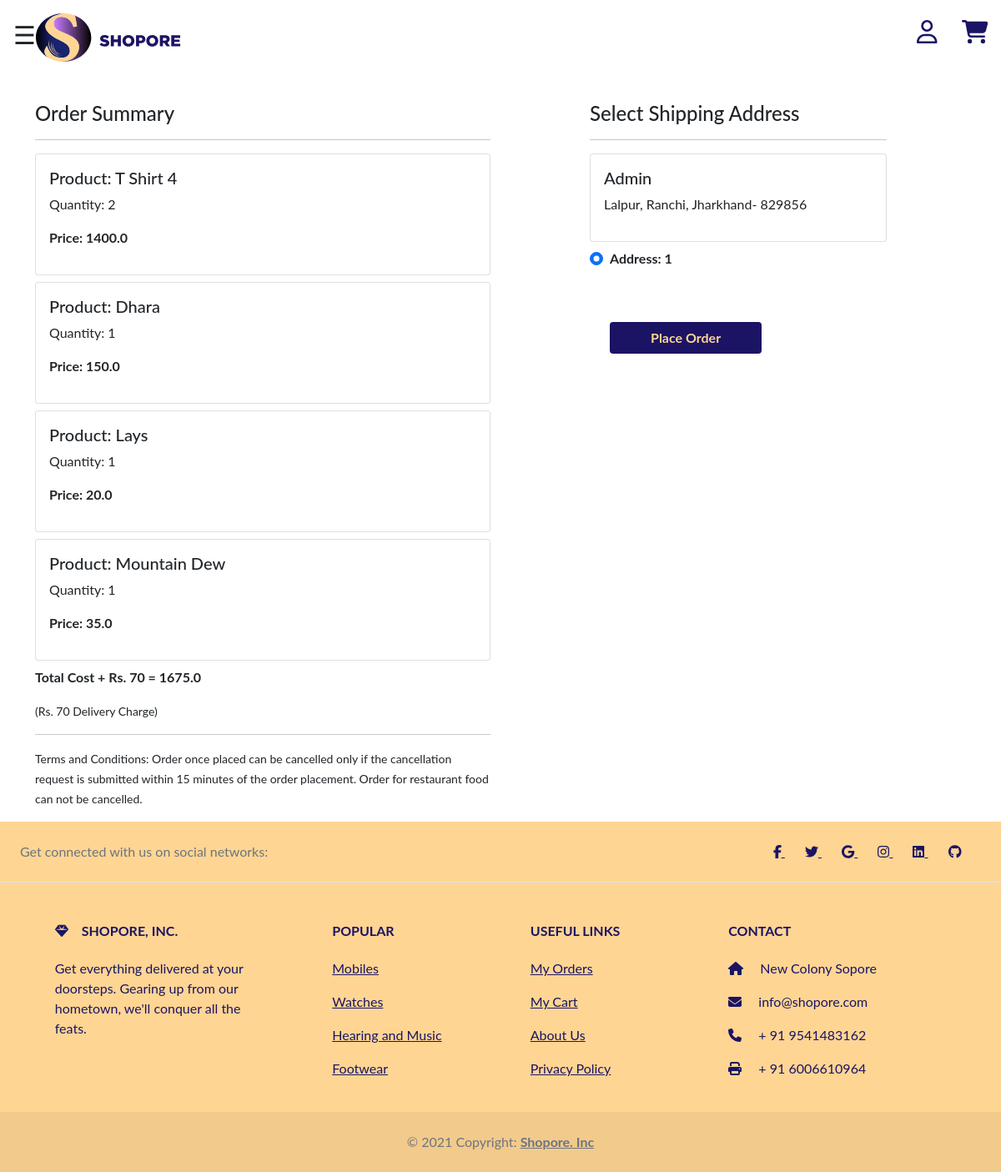
The page /checkout/ (signed in) on the database as committed earlier.
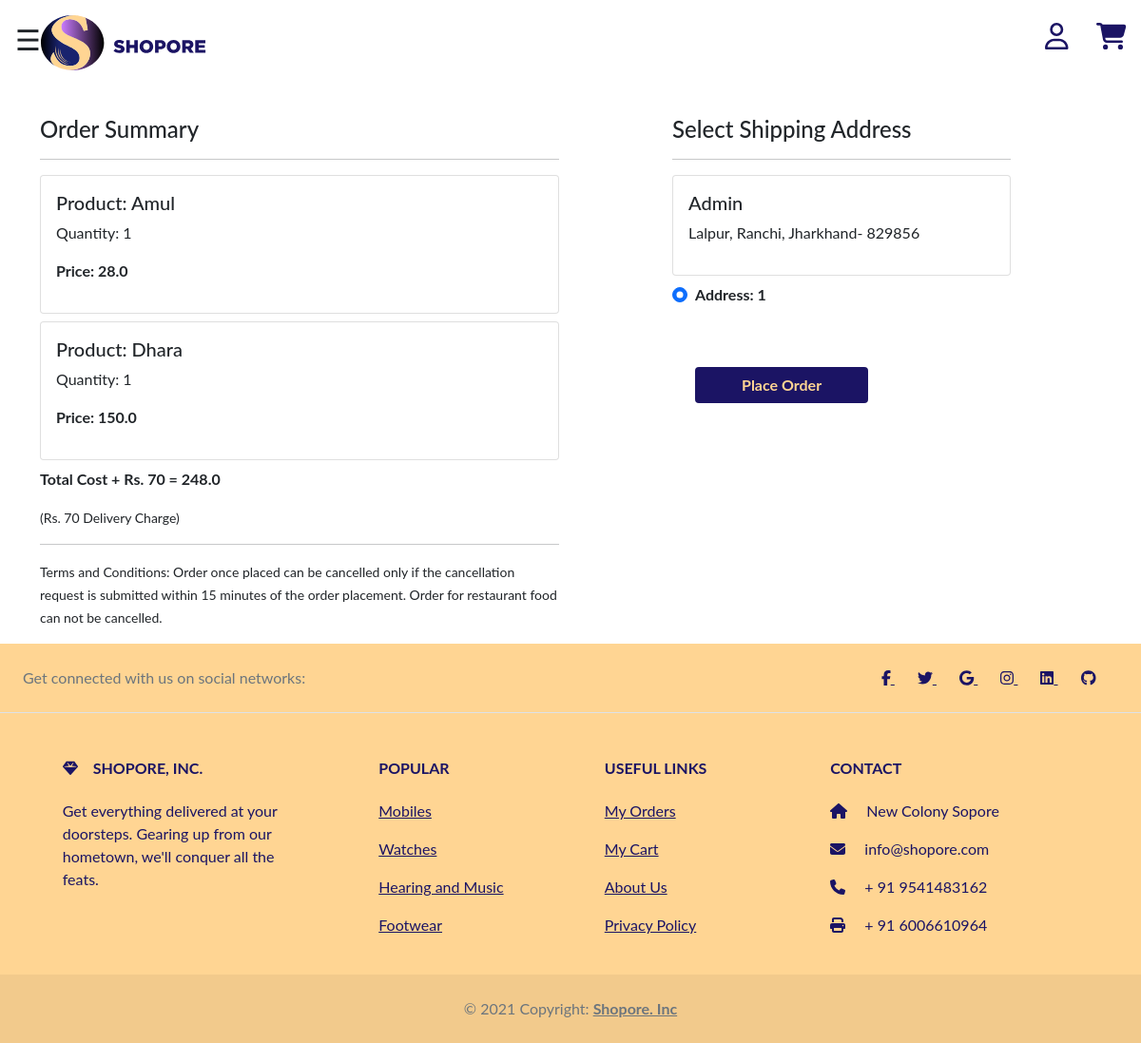
The same page on the database as committed later.
### app/models.py (models this page shows, shortened)
class Cart(models.Model):
 user = models.ForeignKey(User, on_delete=models.CASCADE)
 product = models.ForeignKey(Product, on_delete=models.CASCADE)
 quantity = models.PositiveIntegerField(default=1)
 @property
 def total_cost(self):
   return self.quantity * self.product.discounted_price

class Product(models.Model):
 title = models.CharField(max_length=100)
 selling_price = models.FloatField()
 discounted_price = models.FloatField()
 description = models.TextField()
 brand = models.CharField(max_length=100)
 category = models.CharField( choices=CATEGORY_CHOICES, max_length=2)
 product_image = models.ImageField(upload_to='productimg')

class Customer(models.Model):
 user = models.ForeignKey(User, on_delete=models.CASCADE)
 name = models.CharField(max_length=200)
 locality = models.CharField(max_length=200)
 city = models.CharField(max_length=50)
 zipcode = models.IntegerField()
 state = models.CharField(choices=STATE_CHOICES, max_length=50)

### app/views.py (the view)
# urls.py: path('checkout/', views.checkout, name='checkout'),
@login_required
def checkout(request):
	user = request.user
	add = Customer.objects.filter(user=user)
	cart_items = Cart.objects.filter(user=request.user)
	amount = 0.0
	shipping_amount = 70.0
	totalamount=0.0
	cart_product = [p for p in Cart.objects.all() if p.user == request.user]
	if cart_product:
		for p in cart_product:
			tempamount = (p.quantity * p.product.discounted_price)
			amount += tempamount
		totalamount = amount+shipping_amount
	return render(request, 'app/checkout.html', {'add':add, 'cart_items':cart_items, 'totalcost':totalamount})

### app/templates/app/checkout.html (shortened to what this page needs)
{% extends 'app/base.html' %} {% load static %} {% block title %}Checkout{% endblock title %} {% block main-content %}
<div class="container">
    <div class="row mt-5">
        <div class="col-sm-6">
            <h4>Order Summary</h4>
            <hr> {% for item in cart_items %}
            <div class="card mb-2">
                <div class="card-body">
                    <h5>Product: {{item.product.title}}</h5>
                    <p>Quantity: {{item.quantity}}</p>
                    <p class="fw-bold">Price: {{item.total_cost}}</p>
                </div>
            </div>
            {% endfor %}
            <p class="fw-bold">Total Cost + Rs. 70 = {{totalcost}}</p>
            <small>(Rs. 70 Delivery Charge)</small>
            <hr>
            <small>Terms and Conditions: Order once placed can be cancelled only if the cancellation request is submitted within 15 minutes of the order placement. Order for restaurant food can not be cancelled.</small>
        </div>
        <div class="col-sm-4 offset-sm-1">
            <h4>Select Shipping Address</h4>
            <hr>
            <form action="/paymentdone" id="myform">
                {% for ad in add %}
                <div class="card">
                    <div class="card-body">
                        <h5>{{ad.name}}</h5>
                        <p>{{ad.locality}}, {{ad.city}}, {{ad.state}}- {{ad.zipcode}}</p>
                    </div>
                </div>
                <div class="form-check mt-2 mb-5">
                    <input class="form-check-input" type="radio" name="custid" id="custadd{{forloop.counter}}" value="{{ad.id}}" checked>
                    <label class="form-check-label fw-bold" for="custadd{{forloop.counter}}">
            Address: {{ forloop.counter }} </label>
                </div>
                {% endfor %}
                 <div class="container">
                    <button type="submit" class="btn btn-place-order-two mt-3 px-5 fw-bold">Place Order</button>
                  </div>
            </form>
        </div>
    </div>
</div>
</div>
{% endblock main-content %}

Rows that differ between the two databases and show on the page:
removed Cart: product "T Shirt 4", quantity "2", total_cost "1400.0"
removed Cart: product "Lays", quantity "1", total_cost "20.0"
removed Cart: product "Mountain Dew", quantity "1", total_cost "35.0"
added Cart: product "Amul", quantity "1", total_cost "28.0"
Other text that changed with them:
{{ totalcost }}: "1675.0" → "248.0"
